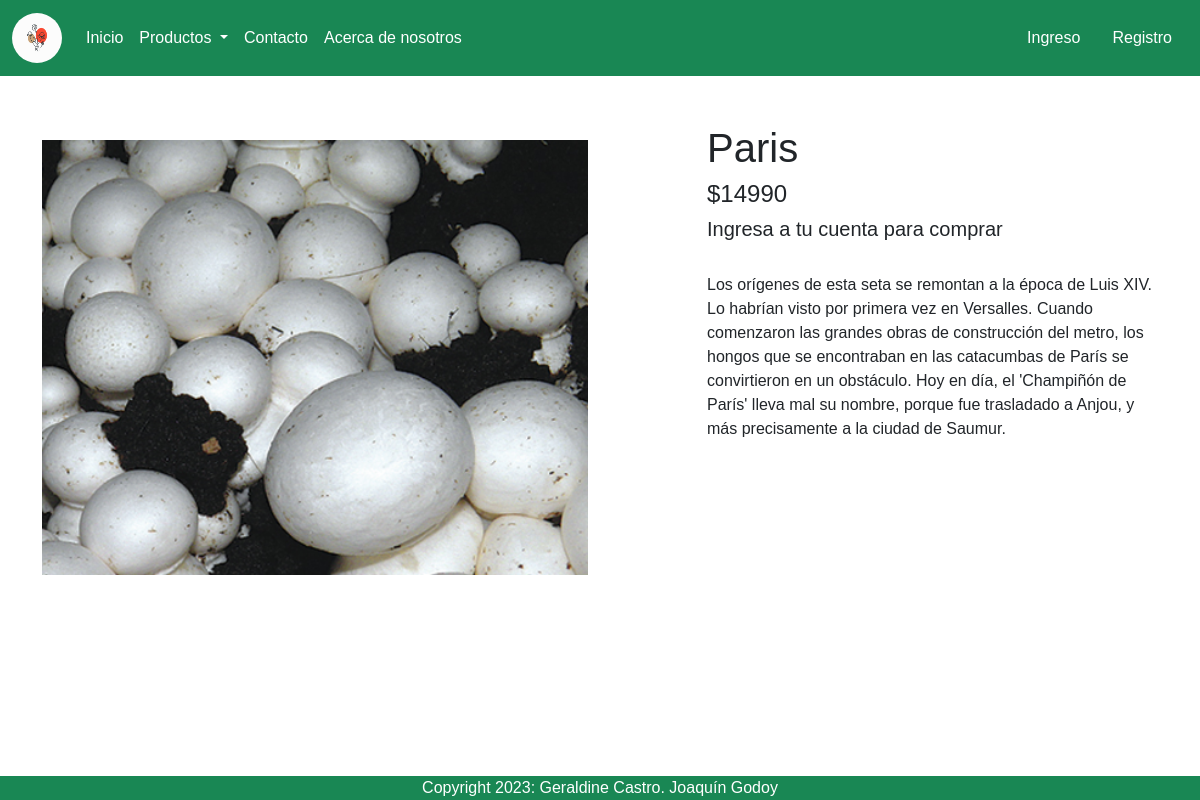
The page /detalle_producto/3 on the database its author committed.
### paginaV3_app/models.py (models this page shows, shortened)
class Producto(models.Model):
    CATEGORIAS = (
        ('HG', 'Hongos Gourmet'),
        ('EM', 'Esporas Psilocybes'),
    )
    titulo = models.CharField(max_length=100)
    precio = models.IntegerField()
    descripcion = models.TextField()
    categoria = models.CharField(choices=CATEGORIAS, max_length=2)
    prod_imagen = models.ImageField(upload_to='producto')

### paginaV3_app/views.py (the view)
# urls.py: path('detalle_producto/<int:pk>',
def detalle_producto(request, pk):
    if request.user.is_authenticated:
        items_carrito = Carrito.objects.filter(user=request.user)
        cantidad_items = sum([item.cantidad for item in items_carrito])
        producto = Producto.objects.get(pk=pk)
        context = {'producto': producto, 'cantidad_items': cantidad_items}
        return render(request, 'paginaV3_app/detalle_producto.html', context)
    else:
        producto = Producto.objects.get(pk=pk)
        context = {'producto': producto, }
        return render(request, 'paginaV3_app/detalle_producto.html', context)

### paginaV3_app/templates/paginaV3_app/detalle_producto.html (shortened to what this page needs)
{% extends 'paginaV3_app/base.html' %}
{% load static %}
{% block main-content %}
    <div class="container">
        <div class="row flex justify-content-between">
            <div class="img2 col-lg-6 mt-5">
                <img src="{{ producto.prod_imagen.url }}" class="imagen col-xs-6 col-sm-12 col-lg-12 mt-3 text-sm-center" width="200">
            </div>
            <div class="detalleproducto col-lg-5 mt-lg-5">
                <h1>{{ producto.titulo }}</h1>
                <h4>${{ producto.precio }}</h4>
                <div class="button row flex">
                {% if user.is_authenticated %}
                    <div class="button row flex">
                        <form action="{% url 'añadir_al_carrito' prod_id=producto.id %}">
                            <button id="añadir-carrito" data-product-id="{{ producto.id }}" type="submit" class="d-grid gap-2 btn1 btn btn-danger p-1 m-1 btn-large text-decoration-none text-white">Añadir al Carrito</button>
                            <a href="{% url 'mostrar_carrito' %}" class="btn btn-danger p-1 m-1 btn-large text-decoration-none text-white">Ir al Carrito</a>
                        </form>
                    </div>
                {% else %}
                    <div class="button row flex">
                        <h5>Ingresa a tu cuenta para comprar</h5>
                    </div>
                {% endif %}
                </div>
                <br>
                <p>{{ producto.descripcion }}</p>
            </div>
        </div>
    </div>
{% endblock main-content %}

### paginaV3_app/static/paginaV3_app/css/myStyle.css (style rules this page uses)
body { font-family: sans-serif; }

### rows shown on the page
Producto: prod_imagen (picture), titulo "Paris", precio "14990", descripcion "Los orígenes de esta seta se remontan a la época de Luis XIV. Lo habrían visto por primera vez en Versalles. Cuando comenzaron las grandes obras de construcción del metro, los hongos que se encontraban en las catacumbas de París se convirtieron en un obstáculo. Hoy en día, el 'Champiñón de París' lleva mal su nombre, porque fue trasladado a Anjou, y más precisamente a la ciudad de Saumur."
